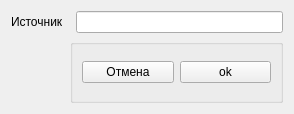
<?xml version="1.0" encoding="UTF-8"?>
<ui version="4.0">
 <class>new_financing_form</class>
 <widget class="QWidget" name="new_financing_form">
  <property name="geometry">
   <rect>
    <x>0</x>
    <y>0</y>
    <width>294</width>
    <height>114</height>
   </rect>
  </property>
  <property name="windowTitle">
   <string>Form</string>
  </property>
  <layout class="QGridLayout" name="gridLayout">
   <item row="0" column="0">
    <widget class="QLabel" name="label">
     <property name="text">
      <string>Источник</string>
     </property>
    </widget>
   </item>
   <item row="0" column="2">
    <widget class="QLineEdit" name="financing_name"/>
   </item>
   <item row="1" column="1" colspan="2">
    <widget class="QGroupBox" name="groupBox">
     <property name="title">
      <string/>
     </property>
     <layout class="QGridLayout" name="gridLayout_2">
      <item row="0" column="0">
       <widget class="QPushButton" name="cancel_btn">
        <property name="text">
         <string>Отмена</string>
        </property>
       </widget>
      </item>
      <item row="0" column="1">
       <widget class="QPushButton" name="ok_btn">
        <property name="text">
         <string>ok</string>
        </property>
       </widget>
      </item>
     </layout>
    </widget>
   </item>
  </layout>
 </widget>
 <resources/>
 <connections>
  <connection>
   <sender>cancel_btn</sender>
   <signal>clicked()</signal>
   <receiver>new_financing_form</receiver>
   <slot>close()</slot>
   <hints>
    <hint type="sourcelabel">
     <x>211</x>
     <y>108</y>
    </hint>
    <hint type="destinationlabel">
     <x>199</x>
     <y>71</y>
    </hint>
   </hints>
  </connection>
 </connections>
</ui>
